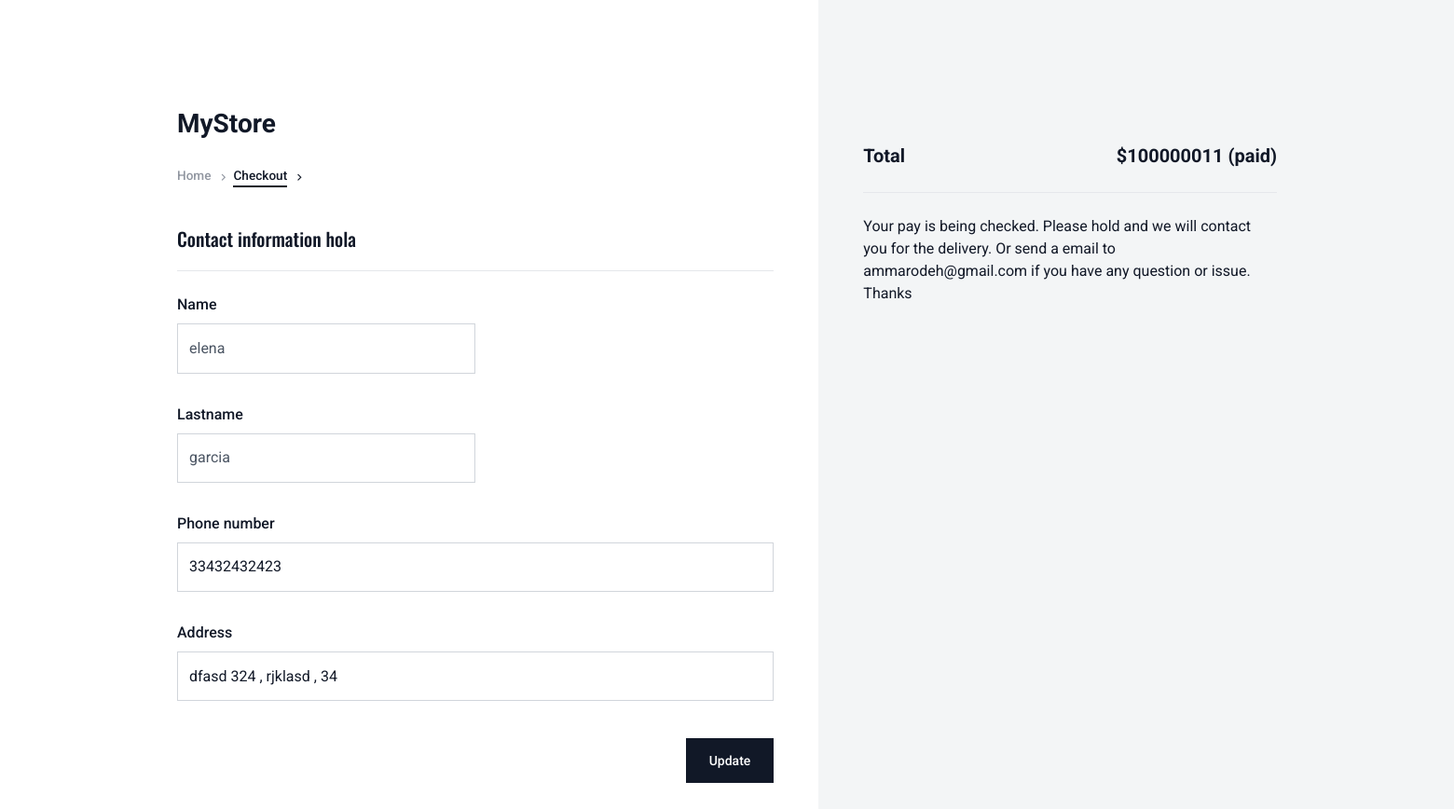
Screenshot of /checkout/4/ (signed in) with the database file from the repository.
### products/models.py (models this page shows, shortened)
class Cart(models.Model):
    client = models.ForeignKey(Client, on_delete=models.CASCADE, related_name='carts')
    total = models.PositiveIntegerField(default=0, null=True, blank=True)
    done = models.BooleanField(default=False)
    products_q = models.SmallIntegerField(default=0, blank=True, null=True)
    date_created = models.DateField(auto_now_add=True, editable=False)
    payment_code = models.CharField(max_length=150, null=True, blank=True)

class Client(models.Model):
    user = models.OneToOneField(User, on_delete=models.CASCADE)
    phone_number = models.CharField(max_length=200, blank=True, null=True)
    address = models.CharField(max_length=750, null=True, blank=True)

### products/views.py (the view, shortened to what this page needs)
# urls.py: path('checkout/<int:cart_id>/', login_required(checkout), name="checkout"),
def checkout(request, cart_id):
    cart = Cart.objects.filter(id=cart_id).first()
    if request.method == 'GET':
        client_form = ClientForm(instance=cart.client)
        cart_form = CartForm(instance=cart)
        context = {
        'cart' : cart,
        'client_form': client_form,
        'cart_form': cart_form,
        }
        template_name = 'checkout.html'
        return render(request, template_name, context)

### products/forms.py (shortened to what this page needs)
class ClientForm(forms.ModelForm):
    first_name = forms.CharField(max_length=30, required=True, widget=forms.TextInput(attrs={
                'class':"form-control",
                'id':"first_name",
            }))
    last_name = forms.CharField(max_length=30, required=True,widget=forms.TextInput(attrs={
                'class':"form-control",
                'id':"last_name",
            }))
    class Meta:
        model = Client
        fields = ['phone_number', 'address', 'last_name', 'first_name']
        widgets = {
            'address': forms.TextInput(attrs={
                'class':"form-control",
                'id':"address",
            }),
            'phone_number': forms.TextInput(attrs={
                'class':"form-control",
                'id':"phone_number",
            }),
        }
    def __init__(self, *args, **kwargs):
        super(ClientForm, self).__init__(*args, **kwargs)
        instance = kwargs.get('instance')
        if instance:
            self.fields['first_name'].widget.attrs['placeholder'] = instance.user.first_name
            self.fields['last_name'].widget.attrs['placeholder'] = instance.user.last_name

class CartForm(forms.ModelForm):
    class Meta:
        model = Cart
        fields = ['payment_code',]
        widgets = {
            'payment_code': forms.TextInput(attrs={
                'class':"form-control",
                'id':"payment_code",
                'placeholder': 'Payment Code'
            }),}

### templates/checkout.html (shortened to what this page needs)
{% extends 'base.html' %}
{% load static %}
{% block 'styles' %}
  <link rel="stylesheet" href="{% static 'cart/css/libs.bundle.css' %}" />
  <link rel="stylesheet" href="{% static 'cart/css/theme.bundle.css' %}" />
  {% endblock %}
  {% block 'main' %}
    <section class="mt-0  vh-lg-100">
        <div class="container">
            <div class="row g-0 vh-lg-100">
                <div class="col-lg-7 pt-5 pt-lg-10">
                    <div class="pe-lg-5">
                        <a class="navbar-brand fw-bold fs-3 flex-shrink-0 mx-0 px-0" href="./index.html">
                                <div class="d-flex align-items-center">
                                  MyStore </div>
                            </a>
                        <nav class="d-none d-md-block">
                            <ul class="list-unstyled d-flex justify-content-start mt-4 align-items-center fw-bolder small">
                                <li class="me-4"><a class="nav-link-checkout "
                                  href="{% url 'home' %}">Home</a></li>
                                <li class="me-4"><a class="nav-link-checkout active">Checkout</a></li>
                            </ul>
                        </nav>                        <div class="mt-5">
                            <div class="d-flex justify-content-between align-items-center mb-4 border-bottom pb-4 my-4">
                              <h3 class="fs-5 fw-bolder m-0 lh-1">Contact information {{cart.client.user.username}}</h3>
                            </div>
                            <div class="row" id="profile-form">
                              <form method="post">{% csrf_token %}
                                <div class="col-sm-6">
                                  <div class="form-group">
                                    <label for="name" class="form-label">Name</label>
                                    {{client_form.first_name}}
                                  </div>
                                </div>
                                <div class="col-sm-6">
                                  <div class="form-group">
                                    <label for="lastname" class="form-label">Lastname</label>
                                    {{client_form.last_name}}
                                  </div>
                                </div>
                                <div class="col-sm-12">
                                  <div class="form-group">
                                    <label for="phone" class="form-label">Phone number</label>
                                     {{client_form.phone_number}}
                                  </div>
                                </div>
                                <div class="col-sm-12">
                                    <div class="form-group">
                                      <label for="phone" class="form-label">Address</label>
                                  {{client_form.address}}
                                    </div>
                                  </div>
                                <div class="py-2">
                                  <div class="input-group mb-0 d-flex flex-row-reverse">
                                      <button type="submit" class="btn btn-dark btn-sm px-4 py-3 mb-4" id="submit-button" name="client_form">Update</button>
                                  </div>
                              </div>
                            </form>
                            </div>
                                               </div>
                    </div>
                </div>
                <div class="col-12 col-lg-5 bg-light pt-lg-10 aside-checkout pb-5 pb-lg-0 my-5 my-lg-0">
                    <div class="p-4 py-lg-0 pe-lg-0 ps-lg-5">
                        <div class="pb-3"  id="cartTable">
                        </div>
                        <div class="py-4 border-bottom">
                            <div class="d-flex justify-content-between">
                                <div>
                                    <p class="m-0 fw-bold fs-5">Total</p>
                                </div>
                                <p class="m-0 fs-5 fw-bold" id="cartTotal">${{cart.total}}                           {% if cart.done == True %} (paid) {% endif %}
                                </p>
                            </div>
                        </div>
                        <div class="py-4">
                          <div class="pb-5 d-flex justify-content-md-end align-items-center">
                            {% if cart.done == False %}
                            <p>By clicking, a new window to my wallet will open. Enter the total amount from above and send the money. Copy the transaction code here. After payment, we will contact you by email.</p>
                            {% else %}
                            <p>Your pay is being checked. Please hold and we will contact you for the delivery. Or send a email to ammarodeh@gmail.com if you have any question or issue. Thanks </p>
                            {% endif %}
                          </div>
                        </div>
                    </div>
                </div>
            </div>
        </div>
    </section>
    {% endblock %}

### static/cart/css/libs.bundle.css (style rules this page uses)
:root { --swiper-theme-color:#007aff }
:root { --swiper-navigation-size:44px }

### rows the page displays
Cart: client.user.username "hola", total "100000011"
Client: phone_number "33432432423", address "dfasd 324 , rjklasd , 34"
